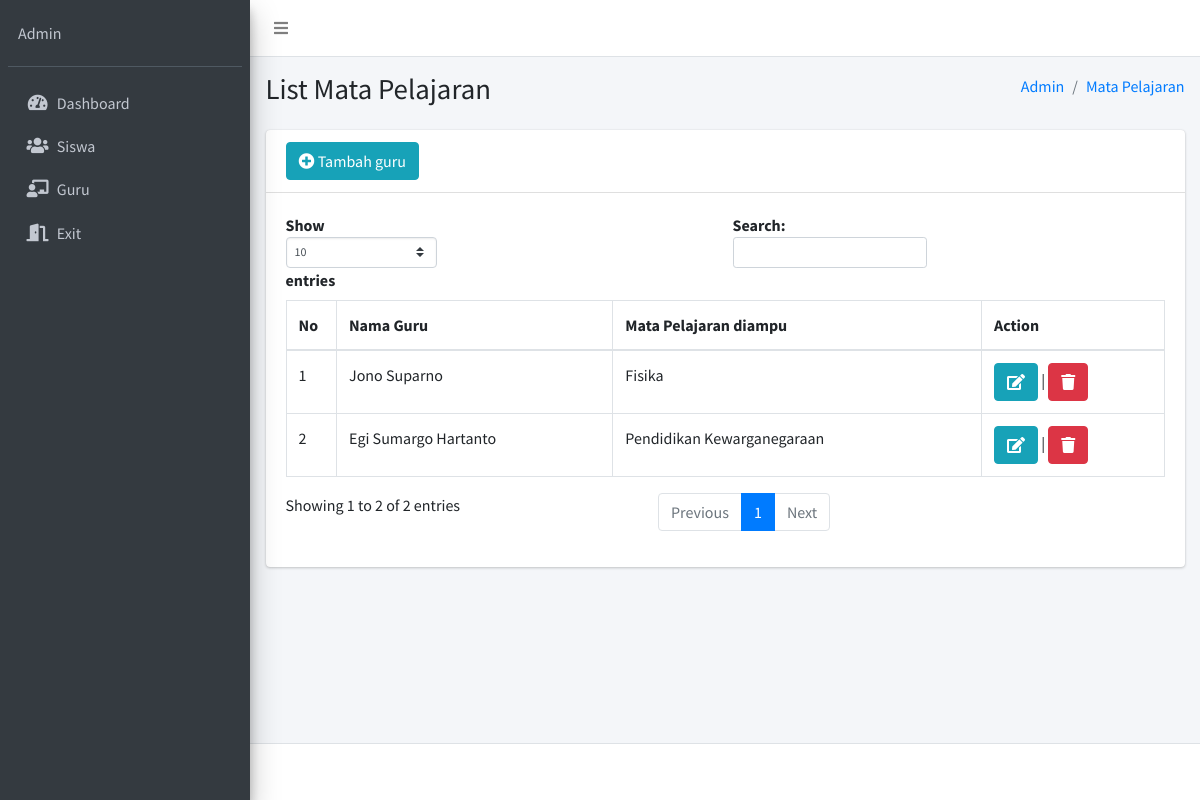
Screenshot of /admin/matpel/1 with the database file from the repository.
### tables this page shows
CREATE TABLE `siswa_guru` (
  `id_siswa_guru` int(11) NOT NULL,
  `id_guru` int(11) NOT NULL,
  `id_siswa` int(11) NOT NULL,
  `nilai` int(11) DEFAULT NULL,
  `created` datetime NOT NULL,
  `updated` datetime NOT NULL
);

CREATE TABLE `guru` (
  `id_guru` int(11) NOT NULL,
  `nama_guru` text NOT NULL,
  `matpel` text NOT NULL,
  `created` datetime NOT NULL,
  `updated` datetime NOT NULL
);

### application/controllers/Admin.php (called while the page is built, shortened)
<?php
class Admin extends CI_Controller
{
    public function __construct()
    {
        $this->load->model('Admin_model');
    }
    public function matpel($id)
    {
        $data['id_siswa'] = $id;
        $data['matpel'] = $this->Admin_model->select_data_join_2("siswa_guru", "siswa", "id_siswa", "guru", "id_guru", 'siswa_guru.id_siswa', $id);
        $data['guru'] = $this->Admin_model->select_all_data("guru");
        $this->load->view('admin/templates/header');
        $this->load->view('admin/matpel', $data);
        $this->load->view('admin/templates/footer');
    }
}

### index.php (called while the page is built, shortened)
<?php
require_once BASEPATH.'core/CodeIgniter.php';

### application/models/Admin_model.php (called while the page is built, shortened)
<?php
class Admin_model extends CI_Model
{
    public function select_data_join_2($table, $table2, $key2, $table3, $key3, $where, $id)
    {
        return $this->db->join($table2, "$table.$key2=$table2.$key2", "LEFT")->join($table3, "$table.$key3=$table3.$key3", "LEFT")->where($where, $id)->get($table)->result();
    }
}

### application/views/admin/matpel.php (the view, shortened to what this page needs)
<div class="content-wrapper">
    <div class="content-header">
        <div class="container-fluid">
            <div class="row mb-2">
                <div class="col-sm-6">
                    <h1>List Mata Pelajaran</h1>
                </div>
                <div class="col-sm-6">
                    <ol class="breadcrumb float-sm-right">
                        <li class="breadcrumb-item"><a href="#">Admin</a></li>
                        <li class="breadcrumb-item"><a href="#">Mata Pelajaran</a></li>
                    </ol>
                </div>
            </div>
        </div>
    </div>
    <section class="content">
        <div class="container-fluid">
            <div class="row">
                <div class="col-12">
                    <div class="card">
                        <div class="card-header">
                            <a href="#" class="btn btn-small btn-info" data-toggle="modal" data-target="#tambahMatpel"><i class="fas fa-plus-circle"></i> Tambah guru</a>
                        </div>
                        <div class="card-body">
                            <table class="table table-bordered table_datatable">
                                <thead>
                                    <th>
                                        No
                                    </th>
                                    <th>
                                        Nama Guru
                                    </th>
                                    <th>
                                        Mata Pelajaran diampu
                                    </th>
                                    <th>Action</th>
                                </thead>
                                <tbody>
                                    <?php $i = 1;
                                    foreach ($matpel as $row) { ?>
                                        <tr>
                                            <td><?= $i  ?></td>
                                            <td><?= $row->nama_guru  ?></td>
                                            <td><?= $row->matpel  ?></td>
                                            <td><a href="#" class="btn btn-small btn-info" data-toggle="modal" data-target="#editGuru<?php echo $row->id_guru; ?>"><i class="fas fa-edit"></i></a> | <a href="<?= base_url('admin/deleteMatpel/') . $row->id_siswa_guru  ?>" class="btn btn-small btn-danger"><i class="fas fa-trash"></i></a></td>
                                        </tr>
                                    <?php $i++;
                                    } ?>
                                </tbody>
                            </table>
                        </div>
                    </div>
                </div>
            </div>
        </div>
    </section>
</div>

### rows the page displays
siswa_guru: id_guru.nama_guru "Jono Suparno", id_guru.matpel "Fisika"
siswa_guru: id_guru.nama_guru "Egi Sumargo Hartanto", id_guru.matpel "Pendidikan Kewarganegaraan"
